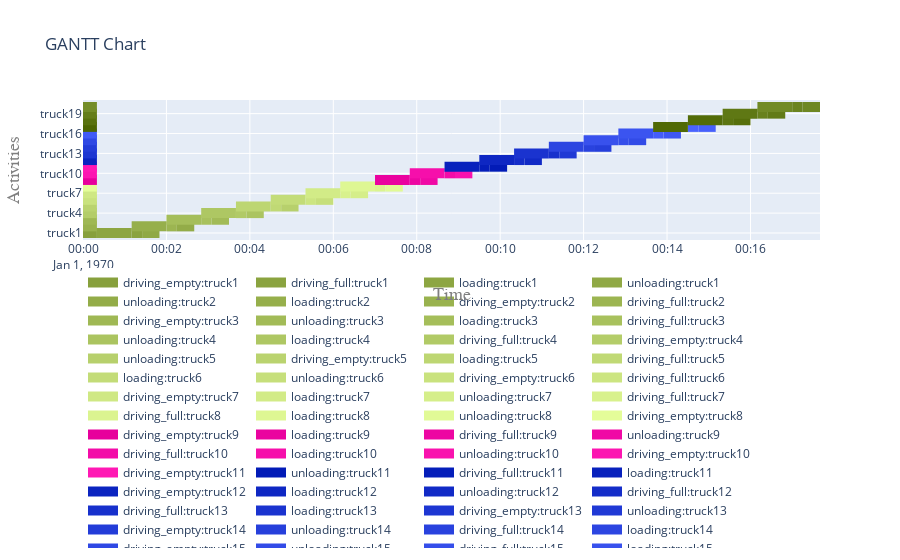

The cell this chart's notebook holds for it:
### Code cell
# Example usage:
res = run(total_trucks, 1000)
trucks = res['trucks']
activities_d_truck = res['activities_d_truck']
source = res['source']
dump = res['dump']

# Plotting
fig_gantt = plot.get_gantt_chart([*trucks.values()], id_map=[*activities_d_truck.values()])
fig_step = plot.get_step_chart([source, dump])

### Figure 1 — Plotly figure (JSON) as saved in the notebook; plotly's stock layout.template omitted (floating-point values rounded to 4 significant figures)
{"data": [{"connectgaps": false, "hoverinfo": "y+name", "line": {"color": "rgb(135,160,60)", "width": 10}, "mode": "lines", "name": "driving_empty:truck1", "type": "scatter", "x": ["1970-01-01T00:00:00", "1970-01-01T00:00:00", "1970-01-01T00:00:20", "1970-01-01T00:00:20", "1970-01-01T00:00:20"], "y": ["truck1", "truck1", "truck1", "truck1", null]}, {"connectgaps": false, "hoverinfo": "y+name", "line": {"color": "rgb(138,163,63)", "width": 10}, "mode": "lines", "name": "driving_full:truck1", "type": "scatter", "x": ["1970-01-01T00:01:10", "1970-01-01T00:01:10", "1970-01-01T00:01:25", "1970-01-01T00:01:25", "1970-01-01T00:01:25"], "y": ["truck1", "truck1", "truck1", "truck1", null]}, {"connectgaps": false, "hoverinfo": "y+name", "line": {"color": "rgb(141,166,66)", "width": 10}, "mode": "lines", "name": "loading:truck1", "type": "scatter", "x": ["1970-01-01T00:00:20", "1970-01-01T00:00:20", "1970-01-01T00:01:10", "1970-01-01T00:01:10", "1970-01-01T00:01:10"], "y": ["truck1", "truck1", "truck1", "truck1", null]}, {"connectgaps": false, "hoverinfo": "y+name", "line": {"color": "rgb(144,169,69)", "width": 10}, "mode": "lines", "name": "unloading:truck1", "type": "scatter", "x": ["1970-01-01T00:01:25", "1970-01-01T00:01:25", "1970-01-01T00:01:50", "1970-01-01T00:01:50", "1970-01-01T00:01:50"], "y": ["truck1", "truck1", "truck1", "truck1", null]}, {"connectgaps": false, "hoverinfo": "y+name", "line": {"color": "rgb(147,172,72)", "width": 10}, "mode": "lines", "name": "unloading:truck2", "type": "scatter", "x": ["1970-01-01T00:02:15", "1970-01-01T00:02:15", "1970-01-01T00:02:40", "1970-01-01T00:02:40", "1970-01-01T00:02:40"], "y": ["truck2", "truck2", "truck2", "truck2", null]}, {"connectgaps": false, "hoverinfo": "y+name", "line": {"color": "rgb(150,175,75)", "width": 10}, "mode": "lines", "name": "loading:truck2", "type": "scatter", "x": ["1970-01-01T00:01:10", "1970-01-01T00:01:10", "1970-01-01T00:02:00", "1970-01-01T00:02:00", "1970-01-01T00:02:00"], "y": ["truck2", "truck2", "truck2", "truck2", null]}, {"connectgaps": false, "hoverinfo": "y+name", "line": {"color": "rgb(153,178,78)", "width": 10}, "mode": "lines", "name": "driving_empty:truck2", "type": "scatter", "x": ["1970-01-01T00:00:00", "1970-01-01T00:00:00", "1970-01-01T00:00:20", "1970-01-01T00:00:20", "1970-01-01T00:00:20"], "y": ["truck2", "truck2", "truck2", "truck2", null]}, {"connectgaps": false, "hoverinfo": "y+name", "line": {"color": "rgb(156,181,81)", "width": 10}, "mode": "lines", "name": "driving_full:truck2", "type": "scatter", "x": ["1970-01-01T00:02:00", "1970-01-01T00:02:00", "1970-01-01T00:02:15", "1970-01-01T00:02:15", "1970-01-01T00:02:15"], "y": ["truck2", "truck2", "truck2", "truck2", null]}, {"connectgaps": false, "hoverinfo": "y+name", "line": {"color": "rgb(159,184,84)", "width": 10}, "mode": "lines", "name": "driving_empty:truck3", "type": "scatter", "x": ["1970-01-01T00:00:00", "1970-01-01T00:00:00", "1970-01-01T00:00:20", "1970-01-01T00:00:20", "1970-01-01T00:00:20"], "y": ["truck3", "truck3", "truck3", "truck3", null]}, {"connectgaps": false, "hoverinfo": "y+name", "line": {"color": "rgb(162,187,87)", "width": 10}, "mode": "lines", "name": "unloading:truck3", "type": "scatter", "x": ["1970-01-01T00:03:05", "1970-01-01T00:03:05", "1970-01-01T00:03:30", "1970-01-01T00:03:30", "1970-01-01T00:03:30"], "y": ["truck3", "truck3", "truck3", "truck3", null]}, {"connectgaps": false, "hoverinfo": "y+name", "line": {"color": "rgb(165,190,90)", "width": 10}, "mode": "lines", "name": "loading:truck3", "type": "scatter", "x": ["1970-01-01T00:02:00", "1970-01-01T00:02:00", "1970-01-01T00:02:50", "1970-01-01T00:02:50", "1970-01-01T00:02:50"], "y": ["truck3", "truck3", "truck3", "truck3", null]}, {"connectgaps": false, "hoverinfo": "y+name", "line": {"color": "rgb(168,193,93)", "width": 10}, "mode": "lines", "name": "driving_full:truck3", "type": "scatter", "x": ["1970-01-01T00:02:50", "1970-01-01T00:02:50", "1970-01-01T00:03:05", "1970-01-01T00:03:05", "1970-01-01T00:03:05"], "y": ["truck3", "truck3", "truck3", "truck3", null]}, {"connectgaps": false, "hoverinfo": "y+name", "line": {"color": "rgb(171,196,96)", "width": 10}, "mode": "lines", "name": "unloading:truck4", "type": "scatter", "x": ["1970-01-01T00:03:55", "1970-01-01T00:03:55", "1970-01-01T00:04:20", "1970-01-01T00:04:20", "1970-01-01T00:04:20"], "y": ["truck4", "truck4", "truck4", "truck4", null]}, {"connectgaps": false, "hoverinfo": "y+name", "line": {"color": "rgb(174,199,99)", "width": 10}, "mode": "lines", "name": "loading:truck4", "type": "scatter", "x": ["1970-01-01T00:02:50", "1970-01-01T00:02:50", "1970-01-01T00:03:40", "1970-01-01T00:03:40", "1970-01-01T00:03:40"], "y": ["truck4", "truck4", "truck4", "truck4", null]}, {"connectgaps": false, "hoverinfo": "y+name", "line": {"color": "rgb(177,202,102)", "width": 10}, "mode": "lines", "name": "driving_full:truck4", "type": "scatter", "x": ["1970-01-01T00:03:40", "1970-01-01T00:03:40", "1970-01-01T00:03:55", "1970-01-01T00:03:55", "1970-01-01T00:03:55"], "y": ["truck4", "truck4", "truck4", "truck4", null]}, {"connectgaps": false, "hoverinfo": "y+name", "line": {"color": "rgb(180,205,105)", "width": 10}, "mode": "lines", "name": "driving_empty:truck4", "type": "scatter", "x": ["1970-01-01T00:00:00", "1970-01-01T00:00:00", "1970-01-01T00:00:20", "1970-01-01T00:00:20", "1970-01-01T00:00:20"], "y": ["truck4", "truck4", "truck4", "truck4", null]}, {"connectgaps": false, "hoverinfo": "y+name", "line": {"color": "rgb(183,208,108)", "width": 10}, "mode": "lines", "name": "unloading:truck5", "type": "scatter", "x": ["1970-01-01T00:04:45", "1970-01-01T00:04:45", "1970-01-01T00:05:10", "1970-01-01T00:05:10", "1970-01-01T00:05:10"], "y": ["truck5", "truck5", "truck5", "truck5", null]}, {"connectgaps": false, "hoverinfo": "y+name", "line": {"color": "rgb(186,211,111)", "width": 10}, "mode": "lines", "name": "driving_empty:truck5", "type": "scatter", "x": ["1970-01-01T00:00:00", "1970-01-01T00:00:00", "1970-01-01T00:00:20", "1970-01-01T00:00:20", "1970-01-01T00:00:20"], "y": ["truck5", "truck5", "truck5", "truck5", null]}, {"connectgaps": false, "hoverinfo": "y+name", "line": {"color": "rgb(189,214,114)", "width": 10}, "mode": "lines", "name": "loading:truck5", "type": "scatter", "x": ["1970-01-01T00:03:40", "1970-01-01T00:03:40", "1970-01-01T00:04:30", "1970-01-01T00:04:30", "1970-01-01T00:04:30"], "y": ["truck5", "truck5", "truck5", "truck5", null]}, {"connectgaps": false, "hoverinfo": "y+name", "line": {"color": "rgb(192,217,117)", "width": 10}, "mode": "lines", "name": "driving_full:truck5", "type": "scatter", "x": ["1970-01-01T00:04:30", "1970-01-01T00:04:30", "1970-01-01T00:04:45", "1970-01-01T00:04:45", "1970-01-01T00:04:45"], "y": ["truck5", "truck5", "truck5", "truck5", null]}, {"connectgaps": false, "hoverinfo": "y+name", "line": {"color": "rgb(195,220,120)", "width": 10}, "mode": "lines", "name": "loading:truck6", "type": "scatter", "x": ["1970-01-01T00:04:30", "1970-01-01T00:04:30", "1970-01-01T00:05:20", "1970-01-01T00:05:20", "1970-01-01T00:05:20"], "y": ["truck6", "truck6", "truck6", "truck6", null]}, {"connectgaps": false, "hoverinfo": "y+name", "line": {"color": "rgb(198,223,123)", "width": 10}, "mode": "lines", "name": "unloading:truck6", "type": "scatter", "x": ["1970-01-01T00:05:35", "1970-01-01T00:05:35", "1970-01-01T00:06:00", "1970-01-01T00:06:00", "1970-01-01T00:06:00"], "y": ["truck6", "truck6", "truck6", "truck6", null]}, {"connectgaps": false, "hoverinfo": "y+name", "line": {"color": "rgb(201,226,126)", "width": 10}, "mode": "lines", "name": "driving_empty:truck6", "type": "scatter", "x": ["1970-01-01T00:00:00", "1970-01-01T00:00:00", "1970-01-01T00:00:20", "1970-01-01T00:00:20", "1970-01-01T00:00:20"], "y": ["truck6", "truck6", "truck6", "truck6", null]}, {"connectgaps": false, "hoverinfo": "y+name", "line": {"color": "rgb(204,229,129)", "width": 10}, "mode": "lines", "name": "driving_full:truck6", "type": "scatter", "x": ["1970-01-01T00:05:20", "1970-01-01T00:05:20", "1970-01-01T00:05:35", "1970-01-01T00:05:35", "1970-01-01T00:05:35"], "y": ["truck6", "truck6", "truck6", "truck6", null]}, {"connectgaps": false, "hoverinfo": "y+name", "line": {"color": "rgb(207,232,132)", "width": 10}, "mode": "lines", "name": "driving_empty:truck7", "type": "scatter", "x": ["1970-01-01T00:00:00", "1970-01-01T00:00:00", "1970-01-01T00:00:20", "1970-01-01T00:00:20", "1970-01-01T00:00:20"], "y": ["truck7", "truck7", "truck7", "truck7", null]}, {"connectgaps": false, "hoverinfo": "y+name", "line": {"color": "rgb(210,235,135)", "width": 10}, "mode": "lines", "name": "loading:truck7", "type": "scatter", "x": ["1970-01-01T00:05:20", "1970-01-01T00:05:20", "1970-01-01T00:06:10", "1970-01-01T00:06:10", "1970-01-01T00:06:10"], "y": ["truck7", "truck7", "truck7", "truck7", null]}, {"connectgaps": false, "hoverinfo": "y+name", "line": {"color": "rgb(213,238,138)", "width": 10}, "mode": "lines", "name": "unloading:truck7", "type": "scatter", "x": ["1970-01-01T00:06:25", "1970-01-01T00:06:25", "1970-01-01T00:06:50", "1970-01-01T00:06:50", "1970-01-01T00:06:50"], "y": ["truck7", "truck7", "truck7", "truck7", null]}, {"connectgaps": false, "hoverinfo": "y+name", "line": {"color": "rgb(216,241,141)", "width": 10}, "mode": "lines", "name": "driving_full:truck7", "type": "scatter", "x": ["1970-01-01T00:06:10", "1970-01-01T00:06:10", "1970-01-01T00:06:25", "1970-01-01T00:06:25", "1970-01-01T00:06:25"], "y": ["truck7", "truck7", "truck7", "truck7", null]}, {"connectgaps": false, "hoverinfo": "y+name", "line": {"color": "rgb(219,244,144)", "width": 10}, "mode": "lines", "name": "driving_full:truck8", "type": "scatter", "x": ["1970-01-01T00:07:00", "1970-01-01T00:07:00", "1970-01-01T00:07:15", "1970-01-01T00:07:15", "1970-01-01T00:07:15"], "y": ["truck8", "truck8", "truck8", "truck8", null]}, {"connectgaps": false, "hoverinfo": "y+name", "line": {"color": "rgb(222,247,147)", "width": 10}, "mode": "lines", "name": "loading:truck8", "type": "scatter", "x": ["1970-01-01T00:06:10", "1970-01-01T00:06:10", "1970-01-01T00:07:00", "1970-01-01T00:07:00", "1970-01-01T00:07:00"], "y": ["truck8", "truck8", "truck8", "truck8", null]}, {"connectgaps": false, "hoverinfo": "y+name", "line": {"color": "rgb(225,250,150)", "width": 10}, "mode": "lines", "name": "unloading:truck8", "type": "scatter", "x": ["1970-01-01T00:07:15", "1970-01-01T00:07:15", "1970-01-01T00:07:40", "1970-01-01T00:07:40", "1970-01-01T00:07:40"], "y": ["truck8", "truck8", "truck8", "truck8", null]}, {"connectgaps": false, "hoverinfo": "y+name", "line": {"color": "rgb(228,253,153)", "width": 10}, "mode": "lines", "name": "driving_empty:truck8", "type": "scatter", "x": ["1970-01-01T00:00:00", "1970-01-01T00:00:00", "1970-01-01T00:00:20", "1970-01-01T00:00:20", "1970-01-01T00:00:20"], "y": ["truck8", "truck8", "truck8", "truck8", null]}, {"connectgaps": false, "hoverinfo": "y+name", "line": {"color": "rgb(231,0,156)", "width": 10}, "mode": "lines", "name": "driving_empty:truck9", "type": "scatter", "x": ["1970-01-01T00:00:00", "1970-01-01T00:00:00", "1970-01-01T00:00:20", "1970-01-01T00:00:20", "1970-01-01T00:00:20"], "y": ["truck9", "truck9", "truck9", "truck9", null]}, {"connectgaps": false, "hoverinfo": "y+name", "line": {"color": "rgb(234,3,159)", "width": 10}, "mode": "lines", "name": "loading:truck9", "type": "scatter", "x": ["1970-01-01T00:07:00", "1970-01-01T00:07:00", "1970-01-01T00:07:50", "1970-01-01T00:07:50", "1970-01-01T00:07:50"], "y": ["truck9", "truck9", "truck9", "truck9", null]}, {"connectgaps": false, "hoverinfo": "y+name", "line": {"color": "rgb(237,6,162)", "width": 10}, "mode": "lines", "name": "driving_full:truck9", "type": "scatter", "x": ["1970-01-01T00:07:50", "1970-01-01T00:07:50", "1970-01-01T00:08:05", "1970-01-01T00:08:05", "1970-01-01T00:08:05"], "y": ["truck9", "truck9", "truck9", "truck9", null]}, {"connectgaps": false, "hoverinfo": "y+name", "line": {"color": "rgb(240,9,165)", "width": 10}, "mode": "lines", "name": "unloading:truck9", "type": "scatter", "x": ["1970-01-01T00:08:05", "1970-01-01T00:08:05", "1970-01-01T00:08:30", "1970-01-01T00:08:30", "1970-01-01T00:08:30"], "y": ["truck9", "truck9", "truck9", "truck9", null]}, {"connectgaps": false, "hoverinfo": "y+name", "line": {"color": "rgb(243,12,168)", "width": 10}, "mode": "lines", "name": "driving_full:truck10", "type": "scatter", "x": ["1970-01-01T00:08:40", "1970-01-01T00:08:40", "1970-01-01T00:08:55", "1970-01-01T00:08:55", "1970-01-01T00:08:55"], "y": ["truck10", "truck10", "truck10", "truck10", null]}, {"connectgaps": false, "hoverinfo": "y+name", "line": {"color": "rgb(246,15,171)", "width": 10}, "mode": "lines", "name": "loading:truck10", "type": "scatter", "x": ["1970-01-01T00:07:50", "1970-01-01T00:07:50", "1970-01-01T00:08:40", "1970-01-01T00:08:40", "1970-01-01T00:08:40"], "y": ["truck10", "truck10", "truck10", "truck10", null]}, {"connectgaps": false, "hoverinfo": "y+name", "line": {"color": "rgb(249,18,174)", "width": 10}, "mode": "lines", "name": "unloading:truck10", "type": "scatter", "x": ["1970-01-01T00:08:55", "1970-01-01T00:08:55", "1970-01-01T00:09:20", "1970-01-01T00:09:20", "1970-01-01T00:09:20"], "y": ["truck10", "truck10", "truck10", "truck10", null]}, {"connectgaps": false, "hoverinfo": "y+name", "line": {"color": "rgb(252,21,177)", "width": 10}, "mode": "lines", "name": "driving_empty:truck10", "type": "scatter", "x": ["1970-01-01T00:00:00", "1970-01-01T00:00:00", "1970-01-01T00:00:20", "1970-01-01T00:00:20", "1970-01-01T00:00:20"], "y": ["truck10", "truck10", "truck10", "truck10", null]}, {"connectgaps": false, "hoverinfo": "y+name", "line": {"color": "rgb(255,24,180)", "width": 10}, "mode": "lines", "name": "driving_empty:truck11", "type": "scatter", "x": ["1970-01-01T00:00:00", "1970-01-01T00:00:00", "1970-01-01T00:00:20", "1970-01-01T00:00:20", "1970-01-01T00:00:20"], "y": ["truck11", "truck11", "truck11", "truck11", null]}, {"connectgaps": false, "hoverinfo": "y+name", "line": {"color": "rgb(2,27,183)", "width": 10}, "mode": "lines", "name": "unloading:truck11", "type": "scatter", "x": ["1970-01-01T00:09:45", "1970-01-01T00:09:45", "1970-01-01T00:10:10", "1970-01-01T00:10:10", "1970-01-01T00:10:10"], "y": ["truck11", "truck11", "truck11", "truck11", null]}, {"connectgaps": false, "hoverinfo": "y+name", "line": {"color": "rgb(5,30,186)", "width": 10}, "mode": "lines", "name": "driving_full:truck11", "type": "scatter", "x": ["1970-01-01T00:09:30", "1970-01-01T00:09:30", "1970-01-01T00:09:45", "1970-01-01T00:09:45", "1970-01-01T00:09:45"], "y": ["truck11", "truck11", "truck11", "truck11", null]}, {"connectgaps": false, "hoverinfo": "y+name", "line": {"color": "rgb(8,33,189)", "width": 10}, "mode": "lines", "name": "loading:truck11", "type": "scatter", "x": ["1970-01-01T00:08:40", "1970-01-01T00:08:40", "1970-01-01T00:09:30", "1970-01-01T00:09:30", "1970-01-01T00:09:30"], "y": ["truck11", "truck11", "truck11", "truck11", null]}, {"connectgaps": false, "hoverinfo": "y+name", "line": {"color": "rgb(11,36,192)", "width": 10}, "mode": "lines", "name": "driving_empty:truck12", "type": "scatter", "x": ["1970-01-01T00:00:00", "1970-01-01T00:00:00", "1970-01-01T00:00:20", "1970-01-01T00:00:20", "1970-01-01T00:00:20"], "y": ["truck12", "truck12", "truck12", "truck12", null]}, {"connectgaps": false, "hoverinfo": "y+name", "line": {"color": "rgb(14,39,195)", "width": 10}, "mode": "lines", "name": "loading:truck12", "type": "scatter", "x": ["1970-01-01T00:09:30", "1970-01-01T00:09:30", "1970-01-01T00:10:20", "1970-01-01T00:10:20", "1970-01-01T00:10:20"], "y": ["truck12", "truck12", "truck12", "truck12", null]}, {"connectgaps": false, "hoverinfo": "y+name", "line": {"color": "rgb(17,42,198)", "width": 10}, "mode": "lines", "name": "unloading:truck12", "type": "scatter", "x": ["1970-01-01T00:10:35", "1970-01-01T00:10:35", "1970-01-01T00:11:00", "1970-01-01T00:11:00", "1970-01-01T00:11:00"], "y": ["truck12", "truck12", "truck12", "truck12", null]}, {"connectgaps": false, "hoverinfo": "y+name", "line": {"color": "rgb(20,45,201)", "width": 10}, "mode": "lines", "name": "driving_full:truck12", "type": "scatter", "x": ["1970-01-01T00:10:20", "1970-01-01T00:10:20", "1970-01-01T00:10:35", "1970-01-01T00:10:35", "1970-01-01T00:10:35"], "y": ["truck12", "truck12", "truck12", "truck12", null]}, {"connectgaps": false, "hoverinfo": "y+name", "line": {"color": "rgb(23,48,204)", "width": 10}, "mode": "lines", "name": "driving_full:truck13", "type": "scatter", "x": ["1970-01-01T00:11:10", "1970-01-01T00:11:10", "1970-01-01T00:11:25", "1970-01-01T00:11:25", "1970-01-01T00:11:25"], "y": ["truck13", "truck13", "truck13", "truck13", null]}, {"connectgaps": false, "hoverinfo": "y+name", "line": {"color": "rgb(26,51,207)", "width": 10}, "mode": "lines", "name": "loading:truck13", "type": "scatter", "x": ["1970-01-01T00:10:20", "1970-01-01T00:10:20", "1970-01-01T00:11:10", "1970-01-01T00:11:10", "1970-01-01T00:11:10"], "y": ["truck13", "truck13", "truck13", "truck13", null]}, {"connectgaps": false, "hoverinfo": "y+name", "line": {"color": "rgb(29,54,210)", "width": 10}, "mode": "lines", "name": "driving_empty:truck13", "type": "scatter", "x": ["1970-01-01T00:00:00", "1970-01-01T00:00:00", "1970-01-01T00:00:20", "1970-01-01T00:00:20", "1970-01-01T00:00:20"], "y": ["truck13", "truck13", "truck13", "truck13", null]}, {"connectgaps": false, "hoverinfo": "y+name", "line": {"color": "rgb(32,57,213)", "width": 10}, "mode": "lines", "name": "unloading:truck13", "type": "scatter", "x": ["1970-01-01T00:11:25", "1970-01-01T00:11:25", "1970-01-01T00:11:50", "1970-01-01T00:11:50", "1970-01-01T00:11:50"], "y": ["truck13", "truck13", "truck13", "truck13", null]}, {"connectgaps": false, "hoverinfo": "y+name", "line": {"color": "rgb(35,60,216)", "width": 10}, "mode": "lines", "name": "driving_empty:truck14", "type": "scatter", "x": ["1970-01-01T00:00:00", "1970-01-01T00:00:00", "1970-01-01T00:00:20", "1970-01-01T00:00:20", "1970-01-01T00:00:20"], "y": ["truck14", "truck14", "truck14", "truck14", null]}, {"connectgaps": false, "hoverinfo": "y+name", "line": {"color": "rgb(38,63,219)", "width": 10}, "mode": "lines", "name": "unloading:truck14", "type": "scatter", "x": ["1970-01-01T00:12:15", "1970-01-01T00:12:15", "1970-01-01T00:12:40", "1970-01-01T00:12:40", "1970-01-01T00:12:40"], "y": ["truck14", "truck14", "truck14", "truck14", null]}, {"connectgaps": false, "hoverinfo": "y+name", "line": {"color": "rgb(41,66,222)", "width": 10}, "mode": "lines", "name": "driving_full:truck14", "type": "scatter", "x": ["1970-01-01T00:12:00", "1970-01-01T00:12:00", "1970-01-01T00:12:15", "1970-01-01T00:12:15", "1970-01-01T00:12:15"], "y": ["truck14", "truck14", "truck14", "truck14", null]}, {"connectgaps": false, "hoverinfo": "y+name", "line": {"color": "rgb(44,69,225)", "width": 10}, "mode": "lines", "name": "loading:truck14", "type": "scatter", "x": ["1970-01-01T00:11:10", "1970-01-01T00:11:10", "1970-01-01T00:12:00", "1970-01-01T00:12:00", "1970-01-01T00:12:00"], "y": ["truck14", "truck14", "truck14", "truck14", null]}, {"connectgaps": false, "hoverinfo": "y+name", "line": {"color": "rgb(47,72,228)", "width": 10}, "mode": "lines", "name": "driving_empty:truck15", "type": "scatter", "x": ["1970-01-01T00:00:00", "1970-01-01T00:00:00", "1970-01-01T00:00:20", "1970-01-01T00:00:20", "1970-01-01T00:00:20"], "y": ["truck15", "truck15", "truck15", "truck15", null]}, {"connectgaps": false, "hoverinfo": "y+name", "line": {"color": "rgb(50,75,231)", "width": 10}, "mode": "lines", "name": "unloading:truck15", "type": "scatter", "x": ["1970-01-01T00:13:05", "1970-01-01T00:13:05", "1970-01-01T00:13:30", "1970-01-01T00:13:30", "1970-01-01T00:13:30"], "y": ["truck15", "truck15", "truck15", "truck15", null]}, {"connectgaps": false, "hoverinfo": "y+name", "line": {"color": "rgb(53,78,234)", "width": 10}, "mode": "lines", "name": "driving_full:truck15", "type": "scatter", "x": ["1970-01-01T00:12:50", "1970-01-01T00:12:50", "1970-01-01T00:13:05", "1970-01-01T00:13:05", "1970-01-01T00:13:05"], "y": ["truck15", "truck15", "truck15", "truck15", null]}, {"connectgaps": false, "hoverinfo": "y+name", "line": {"color": "rgb(56,81,237)", "width": 10}, "mode": "lines", "name": "loading:truck15", "type": "scatter", "x": ["1970-01-01T00:12:00", "1970-01-01T00:12:00", "1970-01-01T00:12:50", "1970-01-01T00:12:50", "1970-01-01T00:12:50"], "y": ["truck15", "truck15", "truck15", "truck15", null]}, {"connectgaps": false, "hoverinfo": "y+name", "line": {"color": "rgb(59,84,240)", "width": 10}, "mode": "lines", "name": "loading:truck16", "type": "scatter", "x": ["1970-01-01T00:12:50", "1970-01-01T00:12:50", "1970-01-01T00:13:40", "1970-01-01T00:13:40", "1970-01-01T00:13:40"], "y": ["truck16", "truck16", "truck16", "truck16", null]}, {"connectgaps": false, "hoverinfo": "y+name", "line": {"color": "rgb(62,87,243)", "width": 10}, "mode": "lines", "name": "unloading:truck16", "type": "scatter", "x": ["1970-01-01T00:13:55", "1970-01-01T00:13:55", "1970-01-01T00:14:20", "1970-01-01T00:14:20", "1970-01-01T00:14:20"], "y": ["truck16", "truck16", "truck16", "truck16", null]}, {"connectgaps": false, "hoverinfo": "y+name", "line": {"color": "rgb(65,90,246)", "width": 10}, "mode": "lines", "name": "driving_empty:truck16", "type": "scatter", "x": ["1970-01-01T00:00:00", "1970-01-01T00:00:00", "1970-01-01T00:00:20", "1970-01-01T00:00:20", "1970-01-01T00:00:20"], "y": ["truck16", "truck16", "truck16", "truck16", null]}, {"connectgaps": false, "hoverinfo": "y+name", "line": {"color": "rgb(68,93,249)", "width": 10}, "mode": "lines", "name": "driving_full:truck16", "type": "scatter", "x": ["1970-01-01T00:13:40", "1970-01-01T00:13:40", "1970-01-01T00:13:55", "1970-01-01T00:13:55", "1970-01-01T00:13:55"], "y": ["truck16", "truck16", "truck16", "truck16", null]}, {"connectgaps": false, "hoverinfo": "y+name", "line": {"color": "rgb(71,96,252)", "width": 10}, "mode": "lines", "name": "unloading:truck17", "type": "scatter", "x": ["1970-01-01T00:14:45", "1970-01-01T00:14:45", "1970-01-01T00:15:10", "1970-01-01T00:15:10", "1970-01-01T00:15:10"], "y": ["truck17", "truck17", "truck17", "truck17", null]}, {"connectgaps": false, "hoverinfo": "y+name", "line": {"color": "rgb(74,99,255)", "width": 10}, "mode": "lines", "name": "driving_full:truck17", "type": "scatter", "x": ["1970-01-01T00:14:30", "1970-01-01T00:14:30", "1970-01-01T00:14:45", "1970-01-01T00:14:45", "1970-01-01T00:14:45"], "y": ["truck17", "truck17", "truck17", "truck17", null]}, {"connectgaps": false, "hoverinfo": "y+name", "line": {"color": "rgb(77,102,2)", "width": 10}, "mode": "lines", "name": "driving_empty:truck17", "type": "scatter", "x": ["1970-01-01T00:00:00", "1970-01-01T00:00:00", "1970-01-01T00:00:20", "1970-01-01T00:00:20", "1970-01-01T00:00:20"], "y": ["truck17", "truck17", "truck17", "truck17", null]}, {"connectgaps": false, "hoverinfo": "y+name", "line": {"color": "rgb(80,105,5)", "width": 10}, "mode": "lines", "name": "loading:truck17", "type": "scatter", "x": ["1970-01-01T00:13:40", "1970-01-01T00:13:40", "1970-01-01T00:14:30", "1970-01-01T00:14:30", "1970-01-01T00:14:30"], "y": ["truck17", "truck17", "truck17", "truck17", null]}, {"connectgaps": false, "hoverinfo": "y+name", "line": {"color": "rgb(83,108,8)", "width": 10}, "mode": "lines", "name": "loading:truck18", "type": "scatter", "x": ["1970-01-01T00:14:30", "1970-01-01T00:14:30", "1970-01-01T00:15:20", "1970-01-01T00:15:20", "1970-01-01T00:15:20"], "y": ["truck18", "truck18", "truck18", "truck18", null]}, {"connectgaps": false, "hoverinfo": "y+name", "line": {"color": "rgb(86,111,11)", "width": 10}, "mode": "lines", "name": "unloading:truck18", "type": "scatter", "x": ["1970-01-01T00:15:35", "1970-01-01T00:15:35", "1970-01-01T00:16:00", "1970-01-01T00:16:00", "1970-01-01T00:16:00"], "y": ["truck18", "truck18", "truck18", "truck18", null]}, {"connectgaps": false, "hoverinfo": "y+name", "line": {"color": "rgb(89,114,14)", "width": 10}, "mode": "lines", "name": "driving_empty:truck18", "type": "scatter", "x": ["1970-01-01T00:00:00", "1970-01-01T00:00:00", "1970-01-01T00:00:20", "1970-01-01T00:00:20", "1970-01-01T00:00:20"], "y": ["truck18", "truck18", "truck18", "truck18", null]}, {"connectgaps": false, "hoverinfo": "y+name", "line": {"color": "rgb(92,117,17)", "width": 10}, "mode": "lines", "name": "driving_full:truck18", "type": "scatter", "x": ["1970-01-01T00:15:20", "1970-01-01T00:15:20", "1970-01-01T00:15:35", "1970-01-01T00:15:35", "1970-01-01T00:15:35"], "y": ["truck18", "truck18", "truck18", "truck18", null]}, {"connectgaps": false, "hoverinfo": "y+name", "line": {"color": "rgb(95,120,20)", "width": 10}, "mode": "lines", "name": "loading:truck19", "type": "scatter", "x": ["1970-01-01T00:15:20", "1970-01-01T00:15:20", "1970-01-01T00:16:10", "1970-01-01T00:16:10", "1970-01-01T00:16:10"], "y": ["truck19", "truck19", "truck19", "truck19", null]}, {"connectgaps": false, "hoverinfo": "y+name", "line": {"color": "rgb(98,123,23)", "width": 10}, "mode": "lines", "name": "unloading:truck19", "type": "scatter", "x": ["1970-01-01T00:16:25", "1970-01-01T00:16:25", "1970-01-01T00:16:50", "1970-01-01T00:16:50", "1970-01-01T00:16:50"], "y": ["truck19", "truck19", "truck19", "truck19", null]}, {"connectgaps": false, "hoverinfo": "y+name", "line": {"color": "rgb(101,126,26)", "width": 10}, "mode": "lines", "name": "driving_empty:truck19", "type": "scatter", "x": ["1970-01-01T00:00:00", "1970-01-01T00:00:00", "1970-01-01T00:00:20", "1970-01-01T00:00:20", "1970-01-01T00:00:20"], "y": ["truck19", "truck19", "truck19", "truck19", null]}, {"connectgaps": false, "hoverinfo": "y+name", "line": {"color": "rgb(104,129,29)", "width": 10}, "mode": "lines", "name": "driving_full:truck19", "type": "scatter", "x": ["1970-01-01T00:16:10", "1970-01-01T00:16:10", "1970-01-01T00:16:25", "1970-01-01T00:16:25", "1970-01-01T00:16:25"], "y": ["truck19", "truck19", "truck19", "truck19", null]}, {"connectgaps": false, "hoverinfo": "y+name", "line": {"color": "rgb(107,132,32)", "width": 10}, "mode": "lines", "name": "driving_full:truck20", "type": "scatter", "x": ["1970-01-01T00:17:00", "1970-01-01T00:17:00", "1970-01-01T00:17:15", "1970-01-01T00:17:15", "1970-01-01T00:17:15"], "y": ["truck20", "truck20", "truck20", "truck20", null]}, {"connectgaps": false, "hoverinfo": "y+name", "line": {"color": "rgb(110,135,35)", "width": 10}, "mode": "lines", "name": "unloading:truck20", "type": "scatter", "x": ["1970-01-01T00:17:15", "1970-01-01T00:17:15", "1970-01-01T00:17:40", "1970-01-01T00:17:40", "1970-01-01T00:17:40"], "y": ["truck20", "truck20", "truck20", "truck20", null]}, {"connectgaps": false, "hoverinfo": "y+name", "line": {"color": "rgb(113,138,38)", "width": 10}, "mode": "lines", "name": "loading:truck20", "type": "scatter", "x": ["1970-01-01T00:16:10", "1970-01-01T00:16:10", "1970-01-01T00:17:00", "1970-01-01T00:17:00", "1970-01-01T00:17:00"], "y": ["truck20", "truck20", "truck20", "truck20", null]}, {"connectgaps": false, "hoverinfo": "y+name", "line": {"color": "rgb(116,141,41)", "width": 10}, "mode": "lines", "name": "driving_empty:truck20", "type": "scatter", "x": ["1970-01-01T00:00:00", "1970-01-01T00:00:00", "1970-01-01T00:00:20", "1970-01-01T00:00:20", "1970-01-01T00:00:20"], "y": ["truck20", "truck20", "truck20", "truck20", null]}], "layout": {"autosize": true, "hovermode": "closest", "legend": {"orientation": "h", "x": 0, "y": -0.2}, "title": {"text": "GANTT Chart"}, "xaxis": {"range": ["1970-01-01T00:00:00", "1970-01-01T00:17:40"], "title": {"font": {"color": "#7f7f7f", "family": "Courier New, monospace", "size": 18}, "text": "Time"}, "type": "date"}, "yaxis": {"autorange": true, "range": [-1.056, 20.06], "title": {"font": {"color": "#7f7f7f", "family": "Courier New, monospace", "size": 18}, "text": "Activities"}, "type": "category"}}}
